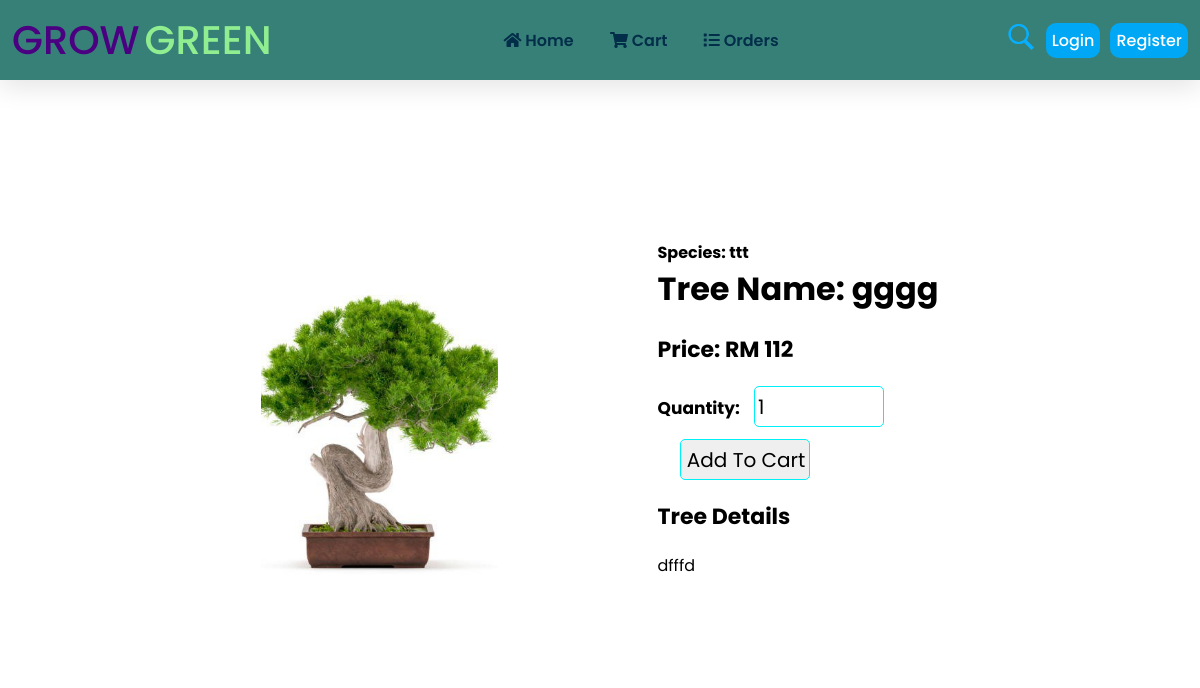
/tree_details.php?details=18-name=gggg, run on the app's committed database.
### tables this page shows
CREATE TABLE `tree_info` (
  `tid` int(255) NOT NULL,
  `name` varchar(20) NOT NULL,
  `species` varchar(20) NOT NULL,
  `price` decimal(10,0) NOT NULL,
  `description` text NOT NULL,
  `image` varchar(10) NOT NULL,
  `date` datetime NOT NULL DEFAULT current_timestamp()
);

### tree_details.php (the view, shortened to what this page needs)
<?php
include 'config.php';
?>
<!DOCTYPE html>
<html lang="en">
<head>
    <link rel="stylesheet" href="./css/index_tree.css">
</head>
<body>
    <?php
    include 'index_header.php';
    ?>
    <div class="details">
        <?php
        if (isset($_GET['details'])) {
            $get_id = $_GET['details'];
            $get_tree = mysqli_query($conn, "SELECT * FROM `tree_info` WHERE tid = '$get_id'") or die('query failed');
            if (mysqli_num_rows($get_tree) > 0) {
                while ($fetch_tree = mysqli_fetch_assoc($get_tree)) {
        ?>
                    <div class="row_box">
                        <form style="display: flex ;" action="" method="POST">
                            <div class="col_box">
                                <img src="./added_trees/<?php echo $fetch_tree['image']; ?>" alt="<?php echo $fetch_tree['name']; ?>">
                            </div>
                            <div class="col_box">
                                <h4>Species: <?php echo $fetch_tree['species']; ?></h4>
                                <h1>Tree Name: <?php echo $fetch_tree['name']; ?></h1>
                                <h3>Price: RM <?php echo $fetch_tree['price']; ?></h3>
                                <label for="quantity">Quantity:</label>
                                <input type="number" name="quantity" value="1" min="1" max="10" id="quantity">
                                <div class="buttons">
                                    <input type="submit" name="add_to_cart" value="Add To Cart" class="btn">
                                </div>
                                <h3>Tree Details</h3>
                                <p><?php echo $fetch_tree['description']; ?></p>
                            </div>
                        </form>
                    </div>
        <?php
                }
            }
        } else {
            echo '<script>document.querySelector(".edit-product-form").style.display = "none";</script>';
        }
        ?>
    </div>
</body>
</html>

### css/index_tree.css (style rules this page uses)
* { text-decoration: none; margin: 0; padding: 0; font-family: "Poppins", sans-serif; box-sizing: border-box; outline: none; border:none; }
.details { margin-top: 80px; }
.details .row_box { display: flex; justify-content: center; align-items: center; }
.details .col_box img { height: 420px; }
.details .col_box { padding: 80px; }
.details .col_box img { padding: 0; }
.details h3 { margin: 20px 0; font-size: 22px; font-weight: bold; }
.details label { font-size: 17px; font-weight: 700; }
.details input { width: 130px; height: 41px; padding-left: 3px; font-size: 20px; margin-left: 10px; border-radius: 5px; border: 1px solid rgb(0, 240, 248); }
.details .col_box .buttons { display: flex; margin: 12px; }

### css/hello.css (style rules this page uses)
* { text-decoration: none; margin: 0; padding: 0; font-family: "Poppins", sans-serif; box-sizing: border-box; outline: none; border:none; }
body { background-image: url("../bgimg/5.jpg") no-repeat; }

### data on the page
tree_info: image (picture), species "ttt", name "gggg", price "112", description "dfffd"
